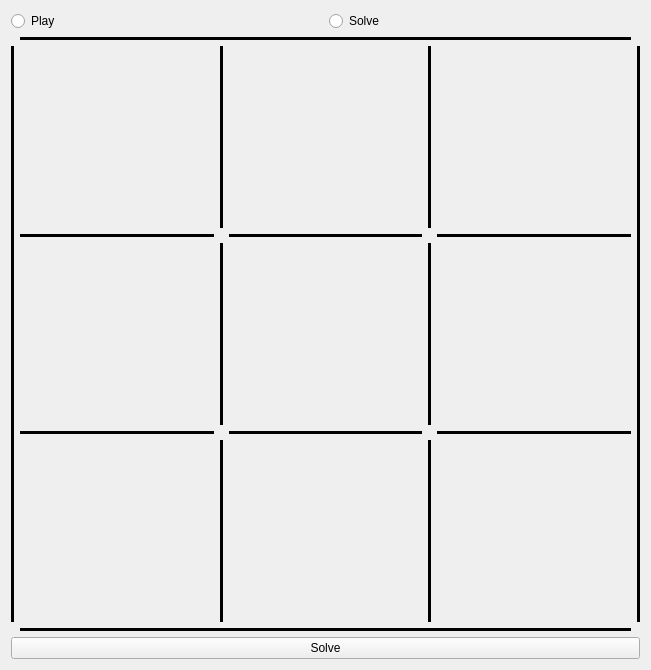
<?xml version="1.0" encoding="UTF-8"?>
<ui version="4.0">
 <class>SudokuGui</class>
 <widget class="QWidget" name="SudokuGui">
  <property name="geometry">
   <rect>
    <x>0</x>
    <y>0</y>
    <width>651</width>
    <height>670</height>
   </rect>
  </property>
  <property name="windowTitle">
   <string>Form</string>
  </property>
  <layout class="QVBoxLayout" name="verticalLayout">
   <item>
    <layout class="QHBoxLayout" name="horizontalLayout_4">
     <item>
      <widget class="QRadioButton" name="playRadioButton">
       <property name="text">
        <string>Play</string>
       </property>
      </widget>
     </item>
     <item>
      <widget class="QRadioButton" name="solveRadioButton">
       <property name="text">
        <string>Solve</string>
       </property>
      </widget>
     </item>
    </layout>
   </item>
   <item>
    <layout class="QHBoxLayout" name="horizontalLayout0"/>
   </item>
   <item>
    <layout class="QGridLayout" name="gridLayout_2">
     <property name="sizeConstraint">
      <enum>QLayout::SetDefaultConstraint</enum>
     </property>
     <item row="1" column="2">
      <widget class="Line" name="line_15">
       <property name="sizePolicy">
        <sizepolicy hsizetype="Fixed" vsizetype="Minimum">
         <horstretch>0</horstretch>
         <verstretch>0</verstretch>
        </sizepolicy>
       </property>
       <property name="frameShadow">
        <enum>QFrame::Plain</enum>
       </property>
       <property name="lineWidth">
        <number>5</number>
       </property>
       <property name="orientation">
        <enum>Qt::Vertical</enum>
       </property>
      </widget>
     </item>
     <item row="1" column="0">
      <widget class="Line" name="line_13">
       <property name="sizePolicy">
        <sizepolicy hsizetype="Fixed" vsizetype="Minimum">
         <horstretch>0</horstretch>
         <verstretch>0</verstretch>
        </sizepolicy>
       </property>
       <property name="frameShadow">
        <enum>QFrame::Plain</enum>
       </property>
       <property name="lineWidth">
        <number>5</number>
       </property>
       <property name="orientation">
        <enum>Qt::Vertical</enum>
       </property>
      </widget>
     </item>
     <item row="2" column="1">
      <widget class="Line" name="line_14">
       <property name="sizePolicy">
        <sizepolicy hsizetype="Minimum" vsizetype="Fixed">
         <horstretch>0</horstretch>
         <verstretch>0</verstretch>
        </sizepolicy>
       </property>
       <property name="frameShadow">
        <enum>QFrame::Plain</enum>
       </property>
       <property name="lineWidth">
        <number>5</number>
       </property>
       <property name="orientation">
        <enum>Qt::Horizontal</enum>
       </property>
      </widget>
     </item>
     <item row="0" column="1">
      <widget class="Line" name="line_16">
       <property name="sizePolicy">
        <sizepolicy hsizetype="Minimum" vsizetype="Fixed">
         <horstretch>0</horstretch>
         <verstretch>0</verstretch>
        </sizepolicy>
       </property>
       <property name="frameShadow">
        <enum>QFrame::Plain</enum>
       </property>
       <property name="lineWidth">
        <number>5</number>
       </property>
       <property name="orientation">
        <enum>Qt::Horizontal</enum>
       </property>
      </widget>
     </item>
     <item row="1" column="1">
      <layout class="QGridLayout" name="gridLayout0">
       <property name="sizeConstraint">
        <enum>QLayout::SetDefaultConstraint</enum>
       </property>
       <item row="2" column="3">
        <widget class="Line" name="line_11">
         <property name="sizePolicy">
          <sizepolicy hsizetype="Fixed" vsizetype="MinimumExpanding">
           <horstretch>0</horstretch>
           <verstretch>0</verstretch>
          </sizepolicy>
         </property>
         <property name="frameShadow">
          <enum>QFrame::Plain</enum>
         </property>
         <property name="lineWidth">
          <number>5</number>
         </property>
         <property name="orientation">
          <enum>Qt::Vertical</enum>
         </property>
        </widget>
       </item>
       <item row="4" column="0">
        <layout class="QGridLayout" name="gridLayout7">
         <property name="sizeConstraint">
          <enum>QLayout::SetDefaultConstraint</enum>
         </property>
        </layout>
       </item>
       <item row="0" column="4">
        <layout class="QGridLayout" name="gridLayout3">
         <property name="sizeConstraint">
          <enum>QLayout::SetDefaultConstraint</enum>
         </property>
        </layout>
       </item>
       <item row="2" column="1">
        <widget class="Line" name="line_2">
         <property name="sizePolicy">
          <sizepolicy hsizetype="Fixed" vsizetype="MinimumExpanding">
           <horstretch>0</horstretch>
           <verstretch>0</verstretch>
          </sizepolicy>
         </property>
         <property name="frameShadow">
          <enum>QFrame::Plain</enum>
         </property>
         <property name="lineWidth">
          <number>5</number>
         </property>
         <property name="orientation">
          <enum>Qt::Vertical</enum>
         </property>
        </widget>
       </item>
       <item row="1" column="4">
        <widget class="Line" name="line_9">
         <property name="frameShadow">
          <enum>QFrame::Plain</enum>
         </property>
         <property name="lineWidth">
          <number>5</number>
         </property>
         <property name="orientation">
          <enum>Qt::Horizontal</enum>
         </property>
        </widget>
       </item>
       <item row="0" column="1">
        <widget class="Line" name="line">
         <property name="sizePolicy">
          <sizepolicy hsizetype="Fixed" vsizetype="MinimumExpanding">
           <horstretch>0</horstretch>
           <verstretch>0</verstretch>
          </sizepolicy>
         </property>
         <property name="frameShadow">
          <enum>QFrame::Plain</enum>
         </property>
         <property name="lineWidth">
          <number>5</number>
         </property>
         <property name="midLineWidth">
          <number>0</number>
         </property>
         <property name="orientation">
          <enum>Qt::Vertical</enum>
         </property>
        </widget>
       </item>
       <item row="2" column="2">
        <layout class="QGridLayout" name="gridLayout5">
         <property name="sizeConstraint">
          <enum>QLayout::SetDefaultConstraint</enum>
         </property>
        </layout>
       </item>
       <item row="0" column="2">
        <layout class="QGridLayout" name="gridLayout2">
         <property name="sizeConstraint">
          <enum>QLayout::SetDefaultConstraint</enum>
         </property>
        </layout>
       </item>
       <item row="2" column="0">
        <layout class="QGridLayout" name="gridLayout4">
         <property name="sizeConstraint">
          <enum>QLayout::SetDefaultConstraint</enum>
         </property>
        </layout>
       </item>
       <item row="0" column="3">
        <widget class="Line" name="line_10">
         <property name="sizePolicy">
          <sizepolicy hsizetype="Fixed" vsizetype="MinimumExpanding">
           <horstretch>0</horstretch>
           <verstretch>0</verstretch>
          </sizepolicy>
         </property>
         <property name="frameShadow">
          <enum>QFrame::Plain</enum>
         </property>
         <property name="lineWidth">
          <number>5</number>
         </property>
         <property name="orientation">
          <enum>Qt::Vertical</enum>
         </property>
        </widget>
       </item>
       <item row="1" column="2">
        <widget class="Line" name="line_8">
         <property name="frameShadow">
          <enum>QFrame::Plain</enum>
         </property>
         <property name="lineWidth">
          <number>5</number>
         </property>
         <property name="orientation">
          <enum>Qt::Horizontal</enum>
         </property>
        </widget>
       </item>
       <item row="4" column="4">
        <layout class="QGridLayout" name="gridLayout9">
         <property name="sizeConstraint">
          <enum>QLayout::SetDefaultConstraint</enum>
         </property>
        </layout>
       </item>
       <item row="3" column="0">
        <widget class="Line" name="line_4">
         <property name="frameShadow">
          <enum>QFrame::Plain</enum>
         </property>
         <property name="lineWidth">
          <number>5</number>
         </property>
         <property name="orientation">
          <enum>Qt::Horizontal</enum>
         </property>
        </widget>
       </item>
       <item row="4" column="3">
        <widget class="Line" name="line_12">
         <property name="sizePolicy">
          <sizepolicy hsizetype="Fixed" vsizetype="MinimumExpanding">
           <horstretch>0</horstretch>
           <verstretch>0</verstretch>
          </sizepolicy>
         </property>
         <property name="frameShadow">
          <enum>QFrame::Plain</enum>
         </property>
         <property name="lineWidth">
          <number>5</number>
         </property>
         <property name="orientation">
          <enum>Qt::Vertical</enum>
         </property>
        </widget>
       </item>
       <item row="3" column="2">
        <widget class="Line" name="line_5">
         <property name="frameShadow">
          <enum>QFrame::Plain</enum>
         </property>
         <property name="lineWidth">
          <number>5</number>
         </property>
         <property name="orientation">
          <enum>Qt::Horizontal</enum>
         </property>
        </widget>
       </item>
       <item row="0" column="0">
        <layout class="QGridLayout" name="gridLayout1">
         <property name="sizeConstraint">
          <enum>QLayout::SetDefaultConstraint</enum>
         </property>
        </layout>
       </item>
       <item row="4" column="2">
        <layout class="QGridLayout" name="gridLayout8">
         <property name="sizeConstraint">
          <enum>QLayout::SetDefaultConstraint</enum>
         </property>
        </layout>
       </item>
       <item row="4" column="1">
        <widget class="Line" name="line_3">
         <property name="sizePolicy">
          <sizepolicy hsizetype="Fixed" vsizetype="MinimumExpanding">
           <horstretch>0</horstretch>
           <verstretch>0</verstretch>
          </sizepolicy>
         </property>
         <property name="frameShadow">
          <enum>QFrame::Plain</enum>
         </property>
         <property name="lineWidth">
          <number>5</number>
         </property>
         <property name="orientation">
          <enum>Qt::Vertical</enum>
         </property>
        </widget>
       </item>
       <item row="3" column="4">
        <widget class="Line" name="line_6">
         <property name="frameShadow">
          <enum>QFrame::Plain</enum>
         </property>
         <property name="lineWidth">
          <number>5</number>
         </property>
         <property name="orientation">
          <enum>Qt::Horizontal</enum>
         </property>
        </widget>
       </item>
       <item row="2" column="4">
        <layout class="QGridLayout" name="gridLayout6">
         <property name="sizeConstraint">
          <enum>QLayout::SetDefaultConstraint</enum>
         </property>
        </layout>
       </item>
       <item row="1" column="0">
        <widget class="Line" name="line_7">
         <property name="frameShadow">
          <enum>QFrame::Plain</enum>
         </property>
         <property name="lineWidth">
          <number>5</number>
         </property>
         <property name="orientation">
          <enum>Qt::Horizontal</enum>
         </property>
        </widget>
       </item>
      </layout>
     </item>
    </layout>
   </item>
   <item>
    <widget class="QPushButton" name="solveButton">
     <property name="text">
      <string>Solve</string>
     </property>
    </widget>
   </item>
  </layout>
 </widget>
 <resources/>
 <connections/>
</ui>
